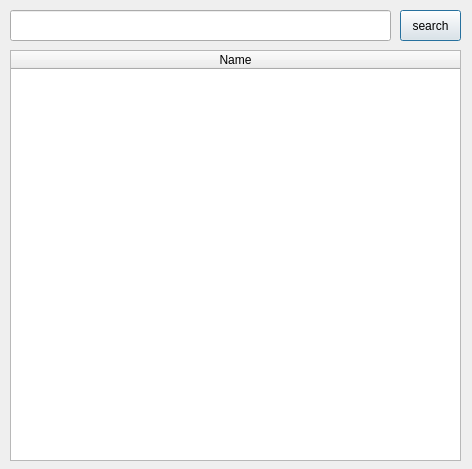
<?xml version="1.0" encoding="UTF-8"?>
<ui version="4.0">
 <class>Dialog</class>
 <widget class="QDialog" name="Dialog">
  <property name="geometry">
   <rect>
    <x>0</x>
    <y>0</y>
    <width>472</width>
    <height>469</height>
   </rect>
  </property>
  <property name="windowTitle">
   <string>Dialog</string>
  </property>
  <widget class="QPushButton" name="search_btn">
   <property name="geometry">
    <rect>
     <x>400</x>
     <y>10</y>
     <width>61</width>
     <height>31</height>
    </rect>
   </property>
   <property name="text">
    <string>search</string>
   </property>
  </widget>
  <widget class="QLineEdit" name="search_line">
   <property name="geometry">
    <rect>
     <x>10</x>
     <y>10</y>
     <width>381</width>
     <height>31</height>
    </rect>
   </property>
   <property name="text">
    <string/>
   </property>
  </widget>
  <widget class="QTableWidget" name="content_table">
   <property name="geometry">
    <rect>
     <x>10</x>
     <y>50</y>
     <width>451</width>
     <height>411</height>
    </rect>
   </property>
   <property name="contextMenuPolicy">
    <enum>Qt::DefaultContextMenu</enum>
   </property>
   <property name="sizeAdjustPolicy">
    <enum>QAbstractScrollArea::AdjustIgnored</enum>
   </property>
   <property name="showGrid">
    <bool>true</bool>
   </property>
   <property name="gridStyle">
    <enum>Qt::SolidLine</enum>
   </property>
   <property name="sortingEnabled">
    <bool>false</bool>
   </property>
   <attribute name="horizontalHeaderShowSortIndicator" stdset="0">
    <bool>false</bool>
   </attribute>
   <attribute name="horizontalHeaderStretchLastSection">
    <bool>true</bool>
   </attribute>
   <attribute name="verticalHeaderVisible">
    <bool>true</bool>
   </attribute>
   <attribute name="verticalHeaderCascadingSectionResizes">
    <bool>false</bool>
   </attribute>
   <attribute name="verticalHeaderShowSortIndicator" stdset="0">
    <bool>false</bool>
   </attribute>
   <attribute name="verticalHeaderStretchLastSection">
    <bool>false</bool>
   </attribute>
   <column>
    <property name="text">
     <string>Name</string>
    </property>
    <property name="textAlignment">
     <set>AlignCenter</set>
    </property>
   </column>
  </widget>
 </widget>
 <resources/>
 <connections/>
</ui>
